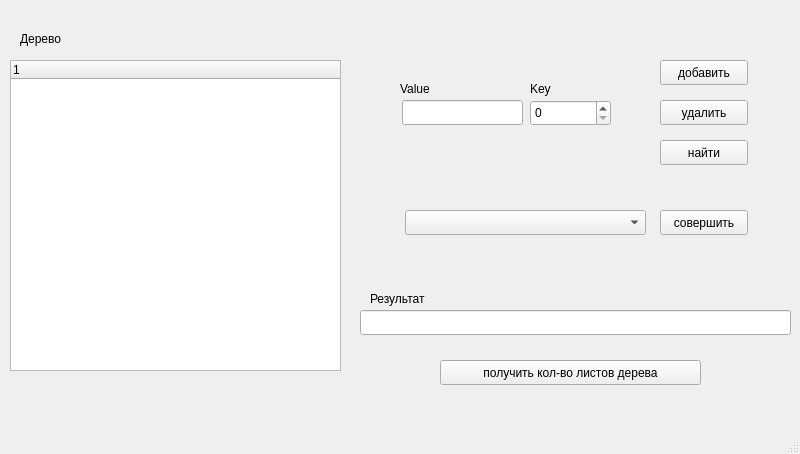
<?xml version="1.0" encoding="UTF-8"?>
<ui version="4.0">
 <class>MainWindow</class>
 <widget class="QMainWindow" name="MainWindow">
  <property name="geometry">
   <rect>
    <x>0</x>
    <y>0</y>
    <width>800</width>
    <height>454</height>
   </rect>
  </property>
  <property name="windowTitle">
   <string>MainWindow</string>
  </property>
  <widget class="QWidget" name="centralwidget">
   <widget class="QTreeWidget" name="treeWidget">
    <property name="geometry">
     <rect>
      <x>10</x>
      <y>60</y>
      <width>331</width>
      <height>311</height>
     </rect>
    </property>
    <column>
     <property name="text">
      <string notr="true">1</string>
     </property>
    </column>
   </widget>
   <widget class="QSpinBox" name="keyInsert">
    <property name="geometry">
     <rect>
      <x>530</x>
      <y>100</y>
      <width>81</width>
      <height>26</height>
     </rect>
    </property>
    <property name="maximum">
     <number>1000000000</number>
    </property>
   </widget>
   <widget class="QLineEdit" name="valueInsert">
    <property name="geometry">
     <rect>
      <x>402</x>
      <y>100</y>
      <width>121</width>
      <height>25</height>
     </rect>
    </property>
   </widget>
   <widget class="QPushButton" name="insertButton">
    <property name="geometry">
     <rect>
      <x>660</x>
      <y>60</y>
      <width>88</width>
      <height>25</height>
     </rect>
    </property>
    <property name="text">
     <string>добавить</string>
    </property>
   </widget>
   <widget class="QPushButton" name="removeButton">
    <property name="geometry">
     <rect>
      <x>660</x>
      <y>100</y>
      <width>88</width>
      <height>25</height>
     </rect>
    </property>
    <property name="text">
     <string>удалить</string>
    </property>
   </widget>
   <widget class="QLabel" name="label">
    <property name="geometry">
     <rect>
      <x>400</x>
      <y>80</y>
      <width>66</width>
      <height>17</height>
     </rect>
    </property>
    <property name="text">
     <string>Value</string>
    </property>
   </widget>
   <widget class="QLabel" name="label_2">
    <property name="geometry">
     <rect>
      <x>530</x>
      <y>80</y>
      <width>66</width>
      <height>17</height>
     </rect>
    </property>
    <property name="text">
     <string>Key</string>
    </property>
   </widget>
   <widget class="QPushButton" name="searchButton">
    <property name="geometry">
     <rect>
      <x>660</x>
      <y>140</y>
      <width>88</width>
      <height>25</height>
     </rect>
    </property>
    <property name="text">
     <string>найти</string>
    </property>
   </widget>
   <widget class="QLineEdit" name="lineEdit">
    <property name="geometry">
     <rect>
      <x>360</x>
      <y>310</y>
      <width>431</width>
      <height>25</height>
     </rect>
    </property>
    <property name="readOnly">
     <bool>true</bool>
    </property>
   </widget>
   <widget class="QLabel" name="label_3">
    <property name="geometry">
     <rect>
      <x>370</x>
      <y>290</y>
      <width>71</width>
      <height>17</height>
     </rect>
    </property>
    <property name="text">
     <string>Результат</string>
    </property>
   </widget>
   <widget class="QComboBox" name="comboBox">
    <property name="geometry">
     <rect>
      <x>405</x>
      <y>210</y>
      <width>241</width>
      <height>25</height>
     </rect>
    </property>
   </widget>
   <widget class="QPushButton" name="searchButton_2">
    <property name="geometry">
     <rect>
      <x>660</x>
      <y>210</y>
      <width>88</width>
      <height>25</height>
     </rect>
    </property>
    <property name="text">
     <string>совершить</string>
    </property>
   </widget>
   <widget class="QPushButton" name="searchButton_3">
    <property name="geometry">
     <rect>
      <x>440</x>
      <y>360</y>
      <width>261</width>
      <height>25</height>
     </rect>
    </property>
    <property name="text">
     <string>получить кол-во листов дерева</string>
    </property>
   </widget>
   <widget class="QLabel" name="label_4">
    <property name="geometry">
     <rect>
      <x>20</x>
      <y>30</y>
      <width>66</width>
      <height>17</height>
     </rect>
    </property>
    <property name="text">
     <string>Дерево</string>
    </property>
   </widget>
  </widget>
  <widget class="QMenuBar" name="menubar">
   <property name="geometry">
    <rect>
     <x>0</x>
     <y>0</y>
     <width>800</width>
     <height>22</height>
    </rect>
   </property>
  </widget>
  <widget class="QStatusBar" name="statusbar"/>
 </widget>
 <resources/>
 <connections/>
</ui>
